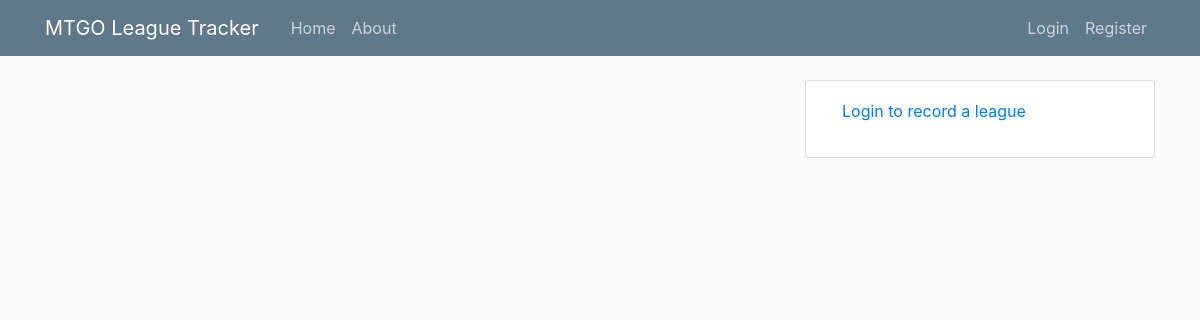
Before: / with the older database file.
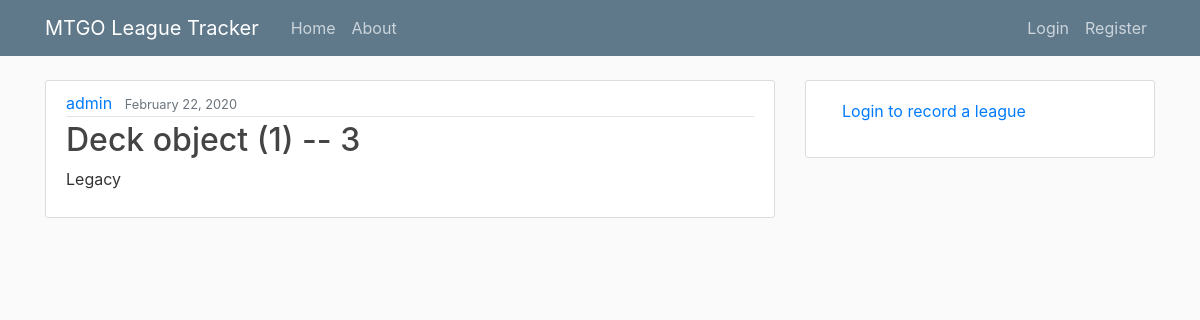
After: the same page with the newer database file.
### tracker/models.py (models this page shows, shortened)
class Match(models.Model):
	player = models.ForeignKey(User, on_delete=models.CASCADE)
	mformat = models.CharField(default='Legacy', max_length=100)
	deck = models.ForeignKey(Deck, related_name="matches", on_delete=models.CASCADE)
	oppdeck = models.ForeignKey(Deck, related_name="opp_matches", on_delete=models.CASCADE)
	record = models.IntegerField(default=0)
	date = models.DateTimeField(default=timezone.now)

class Deck(models.Model):
		name = models.CharField(default='SpyCat', max_length=100)

### tracker/views.py (the view)
# urls.py: path('', MatchListView.as_view(), name='tracker-home'),
class MatchListView(ListView):
    model = Match
    template_name = 'tracker/home.html'
    context_object_name = 'matches'
    ordering = ['-date']

### tracker/templates/tracker/home.html
{% extends "tracker/base.html" %}
{% block content %}
	{% for match in matches %}
		<article class="media content-section">
		  <div class="media-body">
		    <div class="article-metadata">
		      <a class="mr-2" href="#">{{ match.player }}</a>
		      <small class="text-muted">{{ match.date|date:"F d, Y" }}</small>
		    </div>
		    <h2><a class="article-title" href="{% url 'match-detail' match.id %}">{{ match.deck }} -- {{ match.record }}</a></h2>
		    <p class="article-content">{{ match.mformat }}</p>
		  </div>
		</article>
	{% endfor %}
{% endblock content %}

### tracker/templates/tracker/base.html (shortened to what this page needs)
{% load static %}
<!DOCTYPE html>
<html>
<head>
    <link rel="stylesheet" href="https://maxcdn.bootstrapcdn.com/bootstrap/4.0.0/css/bootstrap.min.css">
	<link rel="stylesheet" type="text/css" href="{% static 'tracker/main.css' %}">
</head>
<body>
	<header class="site-header">
	  <nav class="navbar navbar-expand-md navbar-dark bg-steel fixed-top">
	    <div class="container">
	      <a class="navbar-brand mr-4" href="/">MTGO League Tracker</a>
	      <div class="collapse navbar-collapse" id="navbarToggle">
	        <div class="navbar-nav mr-auto">
	          <a class="nav-item nav-link" href="{% url 'tracker-home' %}">Home</a>
	          <a class="nav-item nav-link" href="{% url 'tracker-about' %}">About</a>
	        </div>
	        <div class="navbar-nav">
              {% if user.is_authenticated %}
                <a class="nav-item nav-link" href="{% url 'profile' %}">Profile</a>
                <a class="nav-item nav-link" href="{% url 'logout' %}">Logout</a>
              {% else %}
                <a class="nav-item nav-link" href="{% url 'login' %}">Login</a>
                <a class="nav-item nav-link" href="{% url 'register' %}">Register</a>
              {% endif %}
	        </div>
	      </div>
	    </div>
	  </nav>
	</header>
	<main role="main" class="container">
	  <div class="row">
	    <div class="col-md-8">
	      {% block content %}{% endblock %}
	    </div>
	    <div class="col-md-4">
	      <div class="content-section">
              {% if user.is_authenticated %}
  		      	<a class="btn btn-primary btn-sn mt-1 mb-1" href="{% url 'match-create' %}">Record New Match</a>
              {% else %}
                <a class="nav-item nav-link" href="{% url 'login' %}">Login to record a league</a>
              {% endif %}
	      </div>
	    </div>
	  </div>
	</main>
</body>
</html>

### tracker/static/tracker/main.css (style rules this page uses)
body { background: #fafafa; color: #333333; margin-top: 5rem; }
h1, h2, h3, h4, h5, h6 { color: #444444; }
.bg-steel { background-color: #5f788a; }
.site-header .navbar-nav .nav-link { color: #cbd5db; }
.content-section { background: #ffffff; padding: 10px 20px; border: 1px solid #dddddd; border-radius: 3px; margin-bottom: 20px; }
.article-title { color: #444444; }
.article-content { white-space: pre-line; }
.article-metadata { padding-bottom: 1px; margin-bottom: 4px; border-bottom: 1px solid #e3e3e3 }

Changed rows visible on the page:
added Match: player "admin", date "February 22, 2020", deck "Deck object (1)", record "3", mformat "Legacy"
